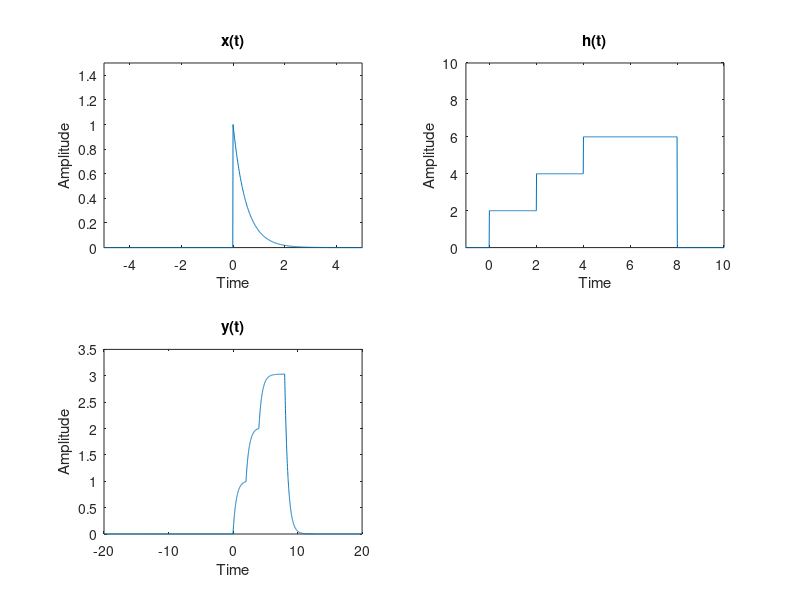

Reproduce this figure in MATLAB.
%Part 4
u=[];
j=1;
for i=-10:0.01:10
             if (i>=0)
                u(j)=1;
             else
                u(j)=0;
             end
             j=j+1;
        end
t=-10:0.01:10;
x=[];
h=[];
j=1;
for i=1:length(t);
      x(i)=exp(-2*t(i)).*u(j);
      j=j+1;
      if (t(i)<=2 && t(i)>=0)
          h(i)=2;
      elseif (t(i)<=4 && t(i)>=2)
          h(i)=4;
      elseif (t(i)<=8 && t(i)>=4)
          h(i)=6;
      else
          h(i)=0;
      end
      
end
subplot(2,2,1);
plot(t,x);
xlabel('Time');
ylabel('Amplitude');
title('x(t)');
axis([-5,5,0,1.5]);
subplot(2,2,2);
plot(t,h);
xlabel('Time');
ylabel('Amplitude');
title('h(t)');
axis([-1,10,0,10]);

l1=length(x);
l2=length(h);
X=[x zeros(1,l2-1)];
H=[h zeros(1,l1-1)];

y=zeros(1,length(X));
for i=1:length(X)
    y(i)=(X(1:i)*H(i:-1:1)')./100;
end
T=-20:0.01:20;
subplot(2,2,3);
plot(T,y);
xlabel('Time');
ylabel('Amplitude');
title('y(t)');
